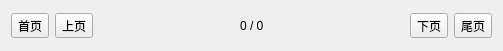
<?xml version="1.0" encoding="UTF-8"?>
<ui version="4.0">
 <class>PagerControl</class>
 <widget class="QWidget" name="PagerControl">
  <property name="geometry">
   <rect>
    <x>0</x>
    <y>0</y>
    <width>503</width>
    <height>51</height>
   </rect>
  </property>
  <property name="windowTitle">
   <string>Form</string>
  </property>
  <layout class="QGridLayout" name="gridLayout">
   <item row="0" column="0">
    <layout class="QHBoxLayout" name="horizontalLayout">
     <item>
      <widget class="QToolButton" name="tbtnFirst">
       <property name="text">
        <string>首页</string>
       </property>
       <property name="toolButtonStyle">
        <enum>Qt::ToolButtonTextOnly</enum>
       </property>
      </widget>
     </item>
     <item>
      <widget class="QToolButton" name="tbtnPrev">
       <property name="text">
        <string>上页</string>
       </property>
       <property name="toolButtonStyle">
        <enum>Qt::ToolButtonTextOnly</enum>
       </property>
      </widget>
     </item>
     <item>
      <spacer name="horizontalSpacer_2">
       <property name="orientation">
        <enum>Qt::Horizontal</enum>
       </property>
       <property name="sizeHint" stdset="0">
        <size>
         <width>40</width>
         <height>20</height>
        </size>
       </property>
      </spacer>
     </item>
     <item>
      <widget class="QLabel" name="label">
       <property name="text">
        <string>0 / 0</string>
       </property>
      </widget>
     </item>
     <item>
      <spacer name="horizontalSpacer">
       <property name="orientation">
        <enum>Qt::Horizontal</enum>
       </property>
       <property name="sizeHint" stdset="0">
        <size>
         <width>40</width>
         <height>20</height>
        </size>
       </property>
      </spacer>
     </item>
     <item>
      <widget class="QToolButton" name="tbtnNext">
       <property name="text">
        <string>下页</string>
       </property>
      </widget>
     </item>
     <item>
      <widget class="QToolButton" name="tbtnLast">
       <property name="text">
        <string>尾页</string>
       </property>
      </widget>
     </item>
    </layout>
   </item>
  </layout>
 </widget>
 <resources/>
 <connections/>
</ui>
